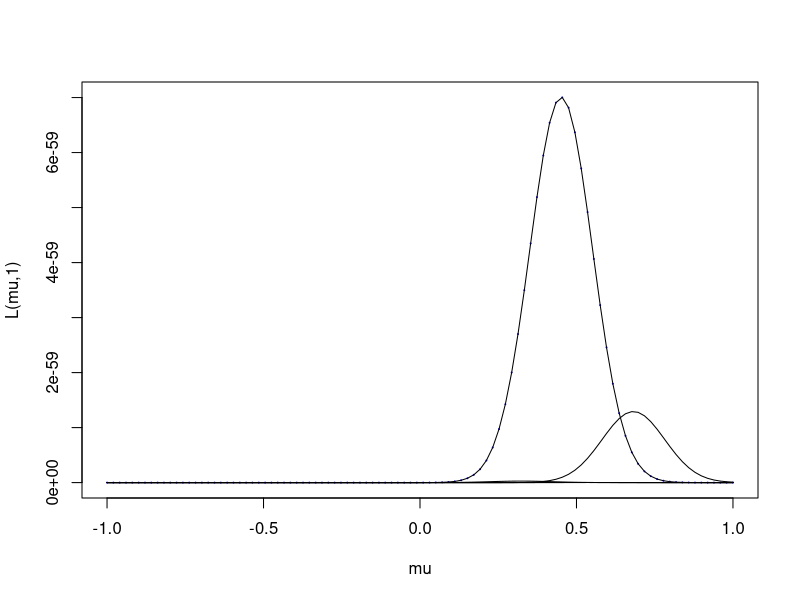
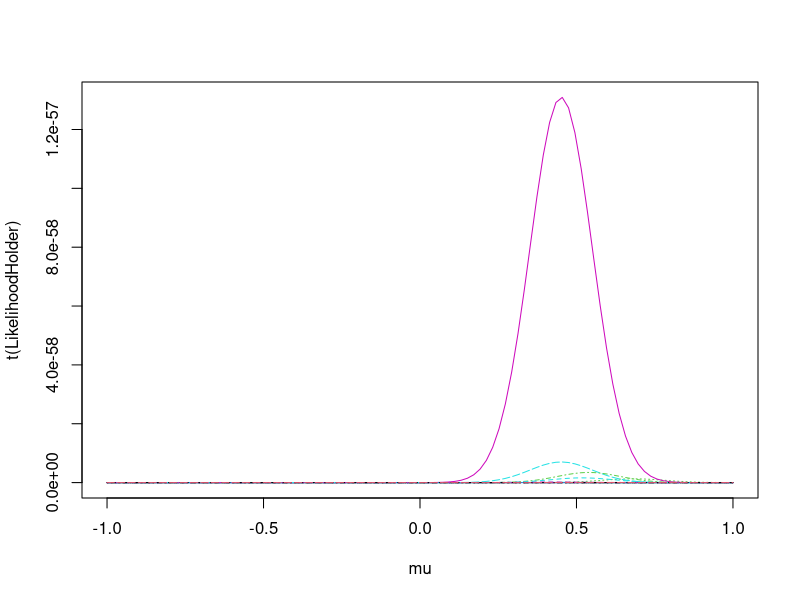

The R script that drew these images, in order: (Note: this script raises an error after producing the figures.)
#### Ex.1 ####
Lklh<-function(x,n,mu){
  likelihood<-1
  for (i in 1:n){
    likelihood<-likelihood*(2*pi)^(-0.5)*exp(-0.5*(x[i]-mu)^2)
  }
  return(-likelihood)
}
n<-100
sampleHolder<-matrix(0,nrow=20,ncol=n)
for (j in 1:20){
  x<-rnorm(n,0.5,1)
  sampleHolder[j,]<-x
}
mu<-seq(-1,1,length.out=n)
Likelihood<-rep(0,length(mu))
LikelihoodHolder<-matrix(0,nrow=20,ncol=length(mu))
for (j in 1:20){
  for (i in 1:100){
    Likelihood[i]<-Lklh(sampleHolder[j,],n,mu[i])*(-1)
  }
  LikelihoodHolder[j,]<-Likelihood
  Likelihood<-rep(0,length(mu))
}
plot(mu,LikelihoodHolder[5,],col="blue",xlab="mu",ylab="L(mu,1)",cex=0.1)
lines(mu,LikelihoodHolder[1,])
lines(mu,LikelihoodHolder[2,])
lines(mu,LikelihoodHolder[3,])
lines(mu,LikelihoodHolder[4,])
lines(mu,LikelihoodHolder[5,])

mleHolder<-rep(0,5)
arithmeticMeanHolder<-rep(0,5)
for (j in 1:5){
  mle<-optim(par=c(0.5),Lklh,x=sampleHolder[j,],n=100)
  mleHolder[j]<-mle$par
  arithmeticMean<-sum(sampleHolder[j,])/n
  arithmeticMeanHolder[j]<-arithmeticMean
}
matplot(mu,t(LikelihoodHolder),type="l")

#### Ex.2 ####
logL<-function(x,n,mu,sigma){
  logLik<- (-1)*n*log(2*sigma)
  for (i in 1:n){
    logLik<-logLik-(1/(2*sigma))*abs(x[i]-mu)
  }
  return(logLik)
}
n<-50
x<-rLaplace(n,1.5,2)
mu<- -1
sigma<-seq(0.1,5,by=0.1)
Likelihood<-rep(0,length(sigma))
for (i in 1:length(sigma)){
  Likelihood[i]<-logL(x,n,mu,sigma[i])
}
plot(sigma,Likelihood,xlab="Sigma",ylab="log(Likelihood)",ylim=c(-250,0))
mu2<- seq(-1,1,by=0.2)
for (j in 1:length(mu2)){
  for (i in 1:length(sigma)){
    Likelihood[i]<-logL(x,n,mu2[j],sigma[i])
  }
  lines(sigma,Likelihood)
}
#seems that increasing mu tends to increase the mle value of sigma
#### Ex.3 ####
n<-seq(1,1000,by=20) #create vector of n values to test
Error<-rep(0,length(n)) #to hold the errors for each n
for (i in 1:length(n)){
  x<-rbinom(i,1,0.6) #generate random sample
  theta_m<-sum(x)/i #find arithmetic mean
  Error[i]<-abs(theta_m-0.6) #find absolute error
}
plot(n,Error,xlab="n",ylab="E(n)") #produce plot
nstar<-250
counter<-0
for (i in 1:10000){
  x<-rbinom(nstar,1,0.6)
  theta_m<-sum(x)/nstar
  Jtheta<-sum(x)/(theta_m^2)+(nstar-sum(x))/((1-theta_m)^2)
  lowCI<-theta_m-1.96/sqrt(Jtheta) #calculate lower bound
  upCI<-theta_m+1.96/sqrt(Jtheta) #calculate upper bound
  if (lowCI<0.6 && upCI>0.6){ #add 1 if 0.6 between bounds
    counter<-counter+1
  }
}
proportion<-counter/10000 #find proportion
proportion
#### Ex.4 ####
theta<-runif(1,0,1) #get random theta from uniform [0,1]
theta
n<-50
D<-rbinom(n,1,theta)
x<-seq(0,1,by=0.01)
BetaForPlot<-dbeta(x,1+sum(D),n-sum(D))
plot(BetaForPlot~x,col="blue",lty=1)
x[which(BetaForPlot==max(BetaForPlot))]
#Get a second interval (credible)
b<-qbeta(0.98,1+sum(D),n-sum(D)) #use in-built function at certain quantiles with difference 0.95
a<-qbeta(0.03,1+sum(D),n-sum(D))
FindInterval<-rbeta(10000,1+sum(D),n-sum(D)) #find interval from posterior distribution sample
FindInterval<-sort(FindInterval)
a<-FindInterval[10000*0.025]
b<-FindInterval[10000*0.975]
#### Ex.5 ####
n<-seq(20,60,by=20)
mu<-0
alpha<-4
beta<-5
supportx<-seq(0.1,2.1,by=0.01)
betas<-matrix(0,nrow=3,ncol=length(supportx))
for (i in n){
  x<-rnorm(i,mu,1) #tau=1
  sum<-0
  for (j in 1:i){
    sum<-sum+(x[j]-mu)^2
  }
  betanew<-beta+0.5*sum
  for (k in 1:length(supportx)){
    betas[i/20,k]<-dbeta(supportx[k],alpha,betanew)
  }
}
plot(supportx,betas[1,],col="blue",xlab="tau",ylab="Probability")
lines(supportx,betas[2,],col="red")
lines(supportx,betas[3,],col="orange")